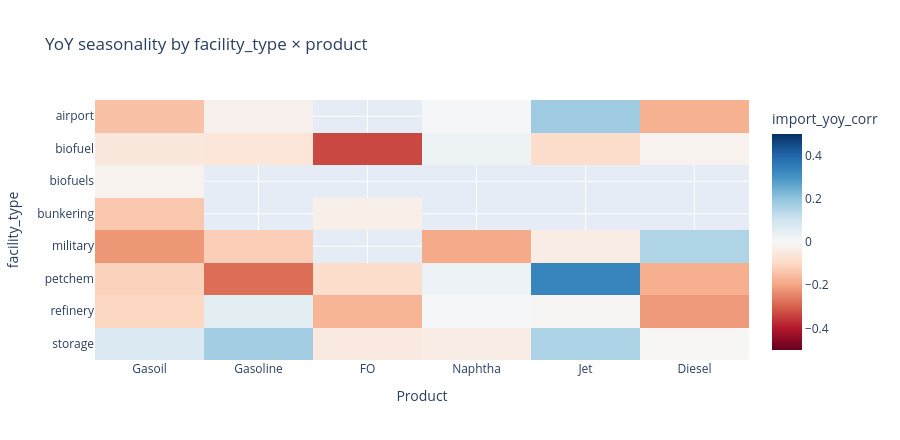

Notebook source saved alongside this figure:
### Code cell
heat = prod_type.pivot(index="facility_type", columns="Product", values="yoy_corr")
fig = px.imshow(
    heat.loc[:, [p for p in TOP_PRODUCTS if p in heat.columns]],
    aspect="auto",
    color_continuous_scale="RdBu",
    zmin=-0.5,
    zmax=0.5,
    title="YoY seasonality by facility_type × product",
    labels=dict(color="import_yoy_corr"),
)
fig.update_layout(height=440)
fig.show()

### Figure 1 — Plotly figure (JSON) as saved in the notebook; plotly's stock layout.template omitted (floating-point values rounded to 4 significant figures)
{"data": [{"coloraxis": "coloraxis", "hovertemplate": "Product: %{x}<br>facility_type: %{y}<br>import_yoy_corr: %{z}<extra></extra>", "name": "0", "type": "heatmap", "x": ["Gasoil", "Gasoline", "FO", "Naphtha", "Jet", "Diesel"], "xaxis": "x", "y": ["airport", "biofuel", "biofuels", "bunkering", "military", "petchem", "refinery", "storage"], "yaxis": "y", "z": [[-0.1468, -0.02396, NaN, 0.005866, 0.1798, -0.1781], [-0.05338, -0.06185, -0.3333, 0.02509, -0.09257, -0.01939], [-0.01747, NaN, NaN, NaN, NaN, NaN], [-0.1345, NaN, -0.02953, NaN, NaN, NaN], [-0.2193, -0.1235, NaN, -0.1892, -0.0393, 0.1532], [-0.117, -0.2802, -0.08944, 0.0279, 0.3323, -0.1791], [-0.1055, 0.052, -0.1705, 0.006157, -0.007736, -0.2156], [0.07552, 0.1721, -0.04869, -0.03454, 0.1574, -0.003914]]}], "layout": {"coloraxis": {"cmax": 0.5, "cmin": -0.5, "colorbar": {"title": {"text": "import_yoy_corr"}}, "colorscale": [[0, "rgb(103,0,31)"], [0.1, "rgb(178,24,43)"], [0.2, "rgb(214,96,77)"], [0.3, "rgb(244,165,130)"], [0.4, "rgb(253,219,199)"], [0.5, "rgb(247,247,247)"], [0.6, "rgb(209,229,240)"], [0.7, "rgb(146,197,222)"], [0.8, "rgb(67,147,195)"], [0.9, "rgb(33,102,172)"], [1, "rgb(5,48,97)"]]}, "height": 440, "title": {"text": "YoY seasonality by facility_type × product"}, "xaxis": {"anchor": "y", "domain": [0, 1], "title": {"text": "Product"}}, "yaxis": {"anchor": "x", "autorange": "reversed", "domain": [0, 1], "title": {"text": "facility_type"}}}}
